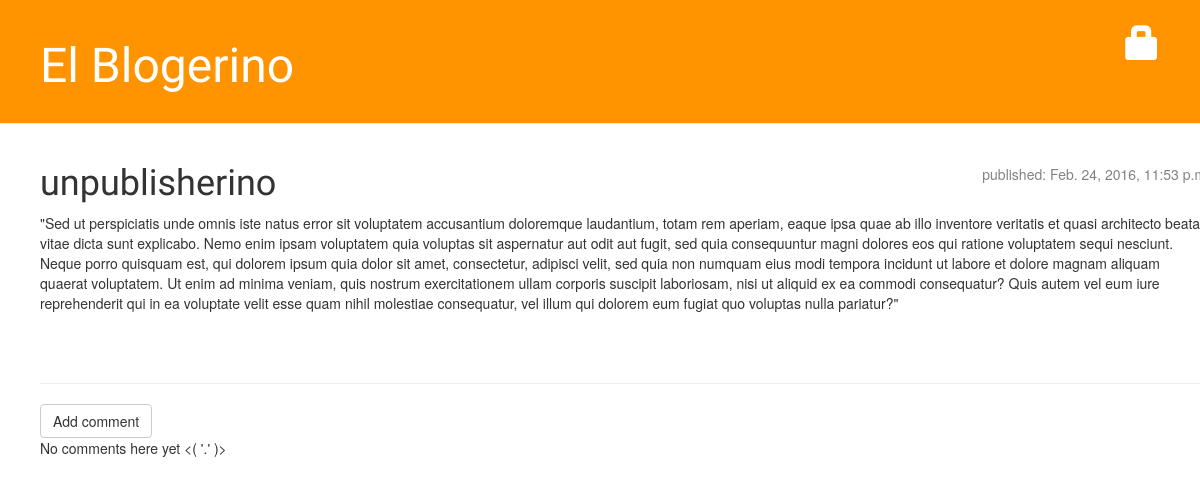
/post/5/, run on an earlier commit of the app's database.
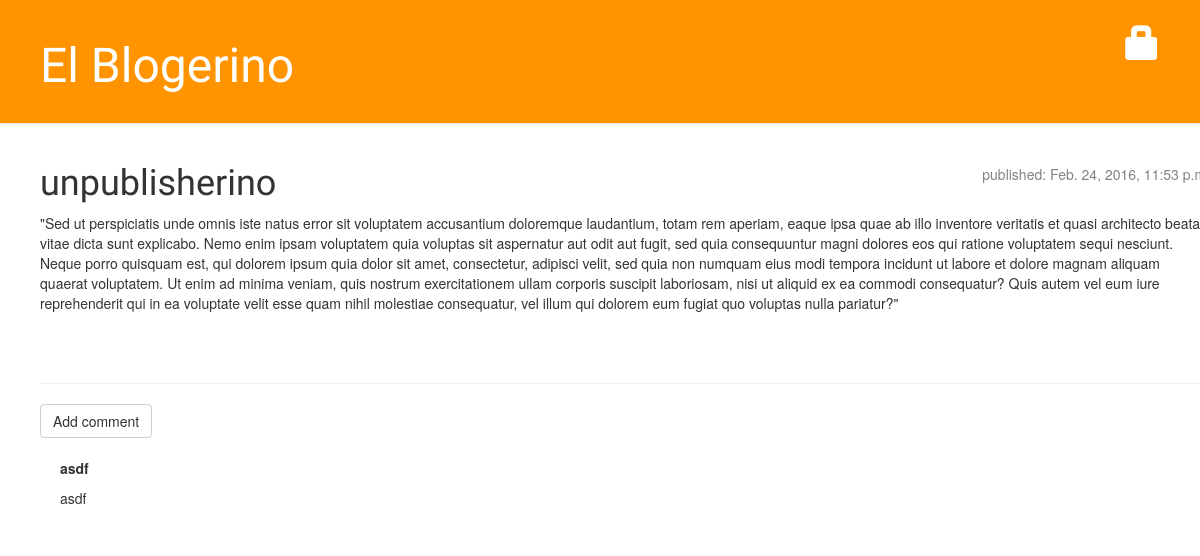
And on a later commit of the database.
### blog/models.py (models this page shows, shortened)
class Post(models.Model):
    author = models.ForeignKey('auth.User')
    title = models.CharField(max_length=200)
    text = models.TextField()
    created_date = models.DateTimeField(default=timezone.now())
    published_date = models.DateTimeField(blank=True, null=True)

class Comment(models.Model):
    post = models.ForeignKey('blog.Post', related_name='comments')
    author = models.CharField(max_length=200)
    text = models.TextField()
    created_date = models.DateTimeField(default=timezone.now)
    approved_comment = models.BooleanField(default=False)

### blog/views.py (the view)
# urls.py: url(r'^post/(?P<post_id>\d+)/$', views.post_detail, name='post_detail'),
def post_detail(request, post_id):
    post = get_object_or_404(Post, pk=post_id)
    return render(request, 'blog/post_detail.html', {'post': post})

### blog/templates/blog/post_detail.html (shortened to what this page needs)
{% extends 'blog/base.html' %}
{% block content %}
  <div class="post">
    <div class="date">
      {% if post.published_date %}
        published: {{ post.published_date }}
      {% else %}
        <a href="{% url 'blog.views.post_publish' post_id=post.pk %}" class="btn btn-default">Publish</a>
      {% endif %}
    </div>
    <h1>{{ post.title }}</h1>
    <p>{{ post.text|linebreaks }}</p>
  </div>
  <hr>
  <a href="{% url 'add_comment_to_post' post_id=post.pk %}" class="btn btn-default">Add comment</a>
  {% for comment in post.comments.all %}
    {% if user.is_authenticated or comment.approved_comment %}
      <div class="comment">
        <strong>{{ comment.author }}</strong>
        <p>{{ comment.text|linebreaks }}</p>
      </div>
    {% endif %}
  {% empty %}
    <p>No comments here yet <( '.' )></p>
  {% endfor %}
{% endblock %}

### blog/templates/blog/base.html (shortened to what this page needs)
<!DOCTYPE html>
<html>
<head>
  {% load staticfiles %}
  <link rel="stylesheet" href="{% static 'css/bootstrap.min.css' %}" type = "text/css"/>
</head>
<body>
  <div class="page-header">
    {% if user.is_authenticated %}
      <a href="{% url 'post_new'%}" class="top-menu"><span class="glyphicon glyphicon-plus"></span></a>
      <a href="{% url 'post_draft_list'%}" class="top-menu"><span class="glyphicon glyphicon-edit"></span></a>
      <p class="top-menu">
        Hello {{ user.username }}
        <small>
          <a href="{% url 'django.contrib.auth.views.logout' %}">Log out</a>
        </small>
      </p>
    {% else %}
      <a href="{% url 'django.contrib.auth.views.login' %}" class="top-menu">
        <span class="glyphicon glyphicon-lock"></span>
      </a>
    {% endif %}
    <h1><a href="/">El Blogerino</a></h1>
  </div>
  <div class="content container">
    <div class="row">
      <div clas="col-md-8">
        {% block content %}
        {% endblock %}
      </div>
    </div>
  </div>
</body>
</html>

What changed in the data, as far as the page shows it:
added Comment: author "asdf", text "asdf"
Also different on the page:
text no longer shown: "No comments here yet <( '.' )>"
